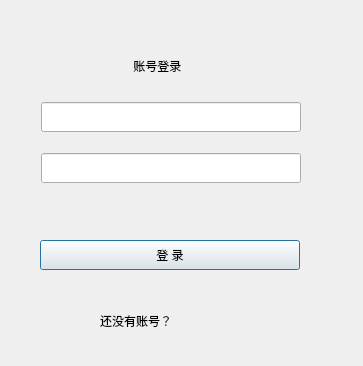
<?xml version="1.0" encoding="UTF-8"?>
<ui version="4.0">
 <class>loginDialog</class>
 <widget class="QDialog" name="loginDialog">
  <property name="geometry">
   <rect>
    <x>0</x>
    <y>0</y>
    <width>363</width>
    <height>366</height>
   </rect>
  </property>
  <property name="windowTitle">
   <string>Dialog</string>
  </property>
  <widget class="QLineEdit" name="userEdit">
   <property name="geometry">
    <rect>
     <x>41</x>
     <y>102</y>
     <width>260</width>
     <height>30</height>
    </rect>
   </property>
   <property name="minimumSize">
    <size>
     <width>0</width>
     <height>30</height>
    </size>
   </property>
   <property name="maximumSize">
    <size>
     <width>16777215</width>
     <height>30</height>
    </size>
   </property>
   <property name="text">
    <string/>
   </property>
   <property name="clearButtonEnabled">
    <bool>false</bool>
   </property>
  </widget>
  <widget class="QLineEdit" name="passwordEdit">
   <property name="geometry">
    <rect>
     <x>41</x>
     <y>153</y>
     <width>260</width>
     <height>30</height>
    </rect>
   </property>
   <property name="minimumSize">
    <size>
     <width>0</width>
     <height>30</height>
    </size>
   </property>
   <property name="maximumSize">
    <size>
     <width>16777215</width>
     <height>30</height>
    </size>
   </property>
   <property name="text">
    <string/>
   </property>
  </widget>
  <widget class="QPushButton" name="loginPushButton">
   <property name="geometry">
    <rect>
     <x>40</x>
     <y>240</y>
     <width>260</width>
     <height>30</height>
    </rect>
   </property>
   <property name="minimumSize">
    <size>
     <width>0</width>
     <height>30</height>
    </size>
   </property>
   <property name="maximumSize">
    <size>
     <width>16777215</width>
     <height>30</height>
    </size>
   </property>
   <property name="sizeIncrement">
    <size>
     <width>0</width>
     <height>30</height>
    </size>
   </property>
   <property name="text">
    <string>登 录</string>
   </property>
  </widget>
  <widget class="closeButton" name="closeBtn" native="true">
   <property name="geometry">
    <rect>
     <x>30</x>
     <y>20</y>
     <width>21</width>
     <height>21</height>
    </rect>
   </property>
  </widget>
  <widget class="forgetPassword" name="passwordBtn" native="true">
   <property name="geometry">
    <rect>
     <x>220</x>
     <y>200</y>
     <width>101</width>
     <height>31</height>
    </rect>
   </property>
  </widget>
  <widget class="QLabel" name="titleLabel">
   <property name="geometry">
    <rect>
     <x>130</x>
     <y>50</y>
     <width>111</width>
     <height>31</height>
    </rect>
   </property>
   <property name="text">
    <string> 账号登录</string>
   </property>
  </widget>
  <widget class="QWidget" name="layoutWidget">
   <property name="geometry">
    <rect>
     <x>100</x>
     <y>310</y>
     <width>141</width>
     <height>21</height>
    </rect>
   </property>
   <layout class="QHBoxLayout" name="horizontalLayout">
    <item>
     <widget class="QLabel" name="textLabel">
      <property name="text">
       <string>还没有账号？</string>
      </property>
     </widget>
    </item>
    <item>
     <widget class="registerButton" name="registeBtn" native="true"/>
    </item>
   </layout>
  </widget>
 </widget>
 <customwidgets>
  <customwidget>
   <class>closeButton</class>
   <extends>QWidget</extends>
   <header>close.h</header>
   <container>1</container>
  </customwidget>
  <customwidget>
   <class>registerButton</class>
   <extends>QWidget</extends>
   <header>register.h</header>
   <container>1</container>
  </customwidget>
  <customwidget>
   <class>forgetPassword</class>
   <extends>QWidget</extends>
   <header>forgetpassword.h</header>
   <container>1</container>
  </customwidget>
 </customwidgets>
 <resources/>
 <connections/>
</ui>
